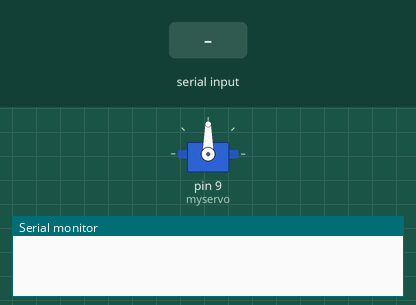
Simulated run of this sketch. Board: Arduino Uno, built with avr-gcc and run on an emulated ATmega328P. Parts: servo, the last lines printed to the serial monitor. The inputs (shaded band) are chosen by the test bench.

Above: at 1.2 s.
1.3 s: "1\n" received over Serial
At 2.5 s:
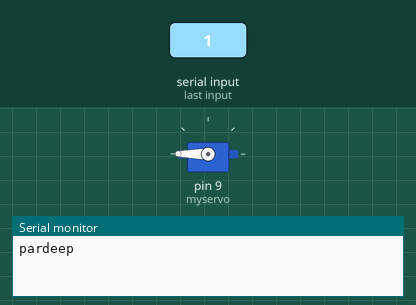
2.8 s: "2\n" received over Serial
At 3.7 s:
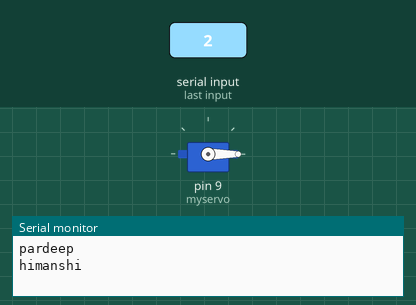
Timing chart, 0 to 5.8 s (numbered marks = the images above; inputs shaded):
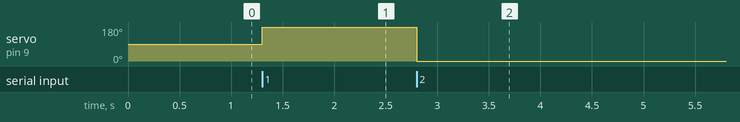

Measured:
- after the input at 1.3 s, servo on pin 9 (myservo): 90° → 180° at once
- after the input at 2.8 s, servo on pin 9 (myservo): 180° → 0° at once

The sketch:

class24.ino
```cpp
#include<Servo.h>
Servo myservo;
int pos=0;
void setup()
{
  Serial.begin(9600);
  myservo.attach(9);
}
void loop()
{
  if(Serial.available()>0)
  {
    int a=Serial.parseInt();
    switch(a)
    {
      case 1:
      {
        Serial.println("pardeep");
        myservo.write(180);
        delay(100);
      }
      break;
      case 2:
      {
        Serial.println("himanshi");
        myservo.write(0);
        delay(100);
      }
      break;
    }
  }
}
```
